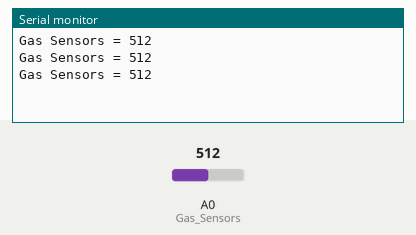
Recording of a sketch running on a simulated Arduino Uno, built with avr-gcc and run on an emulated ATmega328P. On the bench: the last lines printed to the serial monitor. Inputs (shaded band) come from the test bench; at power-on: A0 (Gas_Sensors) = 512.

Above: at 1.3 s.
1.4 s: A0 (Gas_Sensors) set to 716
At 1.9 s:
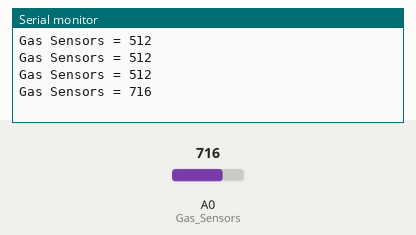
2.9 s: A0 (Gas_Sensors) set to 900
At 3.4 s:
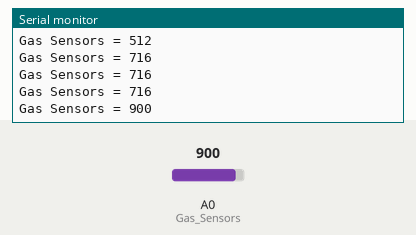
Timing chart, 0 to 5.9 s (numbered marks = the images above; inputs shaded):
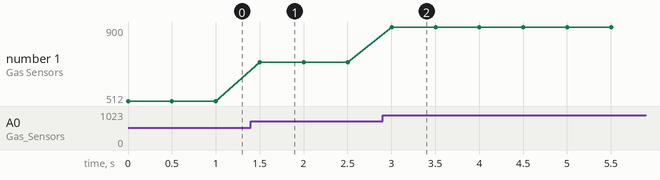

Measured:
- after the input at 1.4 s, the serial monitor: prints a new line after 0.10 s (image 1)
- after the input at 2.9 s, the serial monitor: prints a new line after 0.10 s (image 2)
- plotted number 1: 512 → 716 after the input at 1.4 s, 716 → 900 after the input at 2.9 s

The sketch:

co2_sketch.ino
```cpp
int Gas_Sensors = A0;  // Nous connectons le pin du signal du capteur au A0 de la carte
void setup() {
  // Le capteur nous renvoie les données au rythme de 9600 bps (~9600 baud)
  Serial.begin(9600);
}

void loop() {
  // lecture du signal renvoillé par le capteur
  int sensorValue = analogRead(Gas_Sensors);
  // Affichage de la valeur renvoyé par le capteur
  Serial.print("Gas Sensors = " );
  Serial.println(sensorValue);
  //délait d’attente entre de relever du signal du capteur
  delay(500);
}
```
